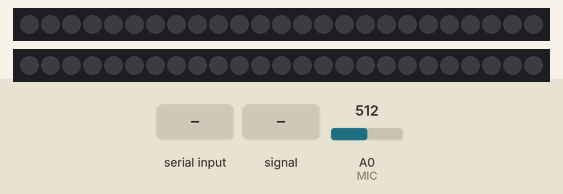
Recording of a sketch running on a simulated Arduino Uno, built with avr-gcc and run on an emulated ATmega328P. Parts: 2 × 25 RGB LEDs in strip order, left to right. The inputs (shaded band) are chosen by the test bench; at power-on: A0 (MIC) = 512. Dim RGB values are drawn brighter than linear; random numbers use the default seed unless the sketch sets one.

Above: at 2.0 s.
2.1 s: "q" received over Serial
At 2.32 s:
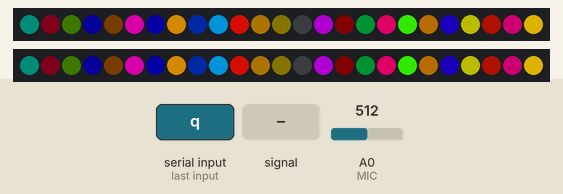
4.6 s: byte 99 ('c') received over Serial
At 5.6 s:
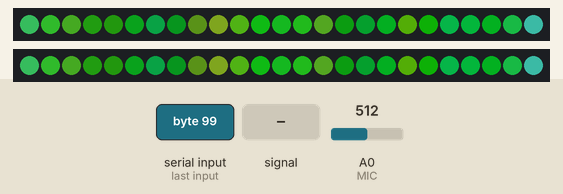
6.2 s: byte 102 ('f') received over Serial
At 6.6 s:
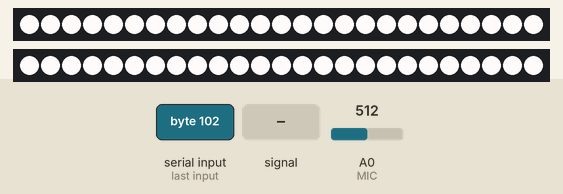
7.7 s: A0 (MIC) fed a 200 Hz sine of ±255 counts around its level
At 8.15 s:
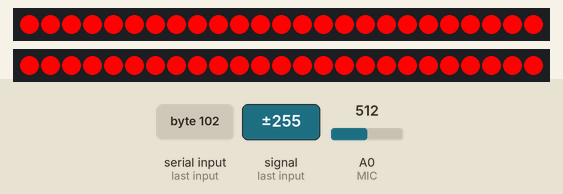
10.4 s: byte 122 ('z') received over Serial
At 11.16 s:
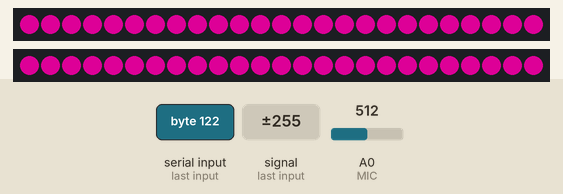

The sketch:

sketch_dec_led.ino
```cpp
#include "FastLED.h"
#define NUM_LEDS 25  //nr de leduri
#define MIC A0  // pinul microfonului
#define LED_TYPE WS2812B
#define COLOR_ORDER GRB
CRGB leds[NUM_LEDS];

char data;

int br = 255; //luminozitatea
int r = 255;  // rosu
int g = 255;  // galben
int b = 255;  // albastru

int tres = 620; //limita inferioara de unde reactioneaza la sunet
int tresu = 900; //limita inferioara de unde reactioneaza la sunet

int i,j,k,l; // variabile sa nu le mai initializez in foruri

// variabile pentru perlin noise
const float circleRadius = NUM_LEDS / PI;
const float angle = 2 * PI / NUM_LEDS;
float xOffsets[NUM_LEDS];
float yOffsets[NUM_LEDS];

int speedH = 2;   //Hue value is 16-bit
int scaleH = 50;
int speedS = 4;
int scaleS = 30;
int speedV = 5;
int scaleV = 50;

float colorStart = 0;
float colorRange = .7;  //Range of each section of color 1 = 100%
float colorSpeed = .1;    //Speed of color cycling
int colorMax = 255;

String mode = "none"; // options 1: normal, 2: complementary, 3: triad


float x, y, zH, zS, zV;

uint8_t colorLoop = 1;


void func3(int Bright, int red, int green,int blue)//animatie care urmareste coada cu valorile de rgb globale
{
  FastLED.setBrightness(Bright);
  for(int i=0;i<NUM_LEDS;i++){
  leds[i] = CRGB(red,green,blue); FastLED.show(); delay(30);

  }
   for(int i=0;i<NUM_LEDS;i++){

  leds[i] = CRGB::Black; FastLED.show(); delay(30);
  }
}

void func(int Bright, int red, int green,int blue)// animatie reactiva care foloseste valorile globale de rgb
{
        FastLED.setBrightness(Bright);
        int val = analogRead(MIC);
        int numLedsToLight = map(val, tres, tresu, 0, NUM_LEDS);

        // First, clear the existing led values
        FastLED.clear();
        for(int led = 0; led < numLedsToLight; led++) {
            leds[led] = CRGB(red,green,blue);
        }
        FastLED.show();
        //delay(60);
        }


void plain(int Bright, int red, int green,int blue) //aprinde ledurile
{
  FastLED.setBrightness(Bright);
  for(int i=0;i<NUM_LEDS;i++){
       leds[i] = CRGB(red,green,blue);
       FastLED.show();
  }
  }

void Palette()// epilepsie
{
  for ( int i = 0; i < NUM_LEDS; i++) {
    leds[i] = CHSV( random8(), 255, random8());
    FastLED.show();

  }
}


void ledOff() //stinge luminile
{
for(int i=0;i<NUM_LEDS;i++){
        leds[i] = CRGB::Black; FastLED.show(); delay(30);
}
  }

void gradient() //gradient simplu
{
  for (int i = 0;i<=255;i++){
    for(int j = 0;j<=NUM_LEDS;j++){
      leds[j] = CHSV(i,255,255);
      FastLED.show();
      delay(20);
    }
  }
  }

void expe() // isi schimba culoarea in functie de microfon
{
        int val = analogRead(MIC);
        FastLED.clear();
        for(int led = 0; led < NUM_LEDS; led++) {
            leds[led] = CHSV(255,val%255,255);
        }
        FastLED.show();
        //delay(60);

}
void expe1(){
        int val = analogRead(MIC);
        FastLED.clear();
        for(int led = 0; led < NUM_LEDS; led++) {
            leds[led] = CHSV(val%255,255,255);
        }
        FastLED.show();
       // delay(60);

}
void expe2()
{
        int val = analogRead(MIC);
        FastLED.clear();
        for(int led = 0; led < NUM_LEDS; led++) {
            leds[led] = CHSV(255,255,val%255);
        }
        FastLED.show();
       // delay(60);

}

void fillnoise() // perlin noise
{

  for (int i = 0; i < NUM_LEDS; i++)
  {
    int noiseValH = inoise8(x + xOffsets[i] * scaleH, y + yOffsets[i] * scaleH, zH);
    int noiseValS = inoise8(x + xOffsets[i] * scaleS, y + yOffsets[i] * scaleS, zS);
    int noiseValV = inoise8(x + xOffsets[i] * scaleV, y + yOffsets[i] * scaleS, zV);

    int hue = (int) (noiseValH * colorRange + colorStart);
    if (mode=="TRIAD"){
      if (noiseValH > colorMax * 5 / 8) {
        hue = hue + colorMax * 2 / 3 - colorMax * colorRange * 5 / 8;
      } else if (noiseValH > colorMax * 3 / 8) {
        hue = hue + colorMax / 3 - colorMax * colorRange * 3 / 8;
      }
    }
    if (mode=="COMPLEMENTARY") {
      if (noiseValH > colorMax / 2) {
        hue = hue + colorMax / 2 - colorMax * colorRange / 2;
      }
    }
    hue = hue % colorMax;

    int saturation = constrain(noiseValS + 70, 0, 255);
    int value = constrain(noiseValV - 20, 0, 255);

    leds[i] = CHSV(hue, saturation, value);
  }

  zH += speedH;
  zS += speedS;
  zV += speedV;

  // apply slow drift to X and Y, just for visual variation.
  x += speedS / 8;
  y -= speedS / 16;

  colorStart += colorSpeed;
  if (colorStart > colorMax) { colorStart -= colorMax; }
  LEDS.show();
  delay(50);

}

void noisev()  //perlin noise reactiv
{
   for (int i = 0; i < NUM_LEDS; i++)
  {
    int noiseValH = inoise8(x + xOffsets[i] * scaleH, y + yOffsets[i] * scaleH, zH);
    int noiseValS = inoise8(x + xOffsets[i] * scaleS, y + yOffsets[i] * scaleS, zS);
    int noiseValV = inoise8(x + xOffsets[i] * scaleV, y + yOffsets[i] * scaleS, zV);

    int hue = (int) (noiseValH * colorRange + colorStart);
    if (mode=="TRIAD"){
      if (noiseValH > colorMax * 5 / 8) {
        hue = hue + colorMax * 2 / 3 - colorMax * colorRange * 5 / 8;
      } else if (noiseValH > colorMax * 3 / 8) {
        hue = hue + colorMax / 3 - colorMax * colorRange * 3 / 8;
      }
    }
    if (mode=="COMPLEMENTARY") {
      if (noiseValH > colorMax / 2) {
        hue = hue + colorMax / 2 - colorMax * colorRange / 2;
      }
    }
    hue = hue % colorMax;

    int saturation = constrain(noiseValS + 70, 0, 255);
    int value = constrain(noiseValV - 20, 0, 255);

     int val = analogRead(MIC);
     int numLedsToLight = map(val, tres, tresu, 0, NUM_LEDS);

        // First, clear the existing led values
        FastLED.clear();
     for(int led = 0; led < numLedsToLight; led++) {
            leds[led] = CHSV(hue, saturation, value);
        }
  }

  zH += speedH;
  zS += speedS;
  zV += speedV;

  // apply slow drift to X and Y, just for visual variation.
  x += speedS / 8;
  y -= speedS / 16;

  colorStart += colorSpeed;
  if (colorStart > colorMax) { colorStart -= colorMax; }
  LEDS.show();
  delay(40);

  }


// SKETCH


void setup() {
  FastLED.addLeds<NEOPIXEL, 6>(leds, NUM_LEDS);
  LEDS.addLeds<LED_TYPE,6,COLOR_ORDER>(leds,NUM_LEDS);
  Serial.begin(9600);
  FastLED.clear();
  ledOff();

  x = 0.0;
  y = 0.0;
  zH = 100;
  zS = 50;
  zV = 0;

  for (int i = 0; i < NUM_LEDS; i++)
  {
    float thisAngle = angle * i;
    float xoffset = cos(thisAngle) * circleRadius;
    float yoffset = sin(thisAngle) * circleRadius;
    xOffsets[i] = xoffset;
    yOffsets[i] = yoffset;
  }
}


void loop() {

 //noisev();
  // aici poti sa schimbi valoriile de RGB prin bluetooth

  if(Serial.available() > 0)
  {
    data = Serial.read(); //citeste un char sii are mai multe situatii
  }

  if(data == 'l'){
         if(Serial.available() > 0)
        {
         br = Serial.parseInt();
        }
    }
  if(data == 'r'){
         if(Serial.available() > 0)
        {
         r = Serial.parseInt();
        }
    }
  if(data == 'g'){
         if(Serial.available() > 0)
        {
         g = Serial.parseInt();
        }
    }
  if(data == 'b'){
         if(Serial.available() > 0)
        {
         b = Serial.parseInt();
        }
    }


  // animatiile disponibile

  if(data == 'q'){
      Palette();
    }
  if(data == 'w'){
    //  ledOff();
      func(br,r,g,b);
  }

  if(data == 'e'){
  //  ledOff();
    plain(br,r,g,b);
  }
  if(data == 'a'){
    ledOff();
  }
  if(data == 's'){
    func3(br,r,g,b);
  }
  if(data == 'd'){
    gradient();
  }
  if(data == 'f'){
    expe();
  }
  if(data == 'z'){
    expe1();
  }
  if(data == 'x'){
    expe2();
  }
  if(data == 'c'){
    fillnoise();
  }
  if(data == 'v'){
    noisev();
  }

  }
```

Measured:
- after the input at 2.1 s, the LEDs: change after 0.06 s (image 1)
- after the input at 7.7 s, the LEDs: first change at once (image 4 shows a later state)
